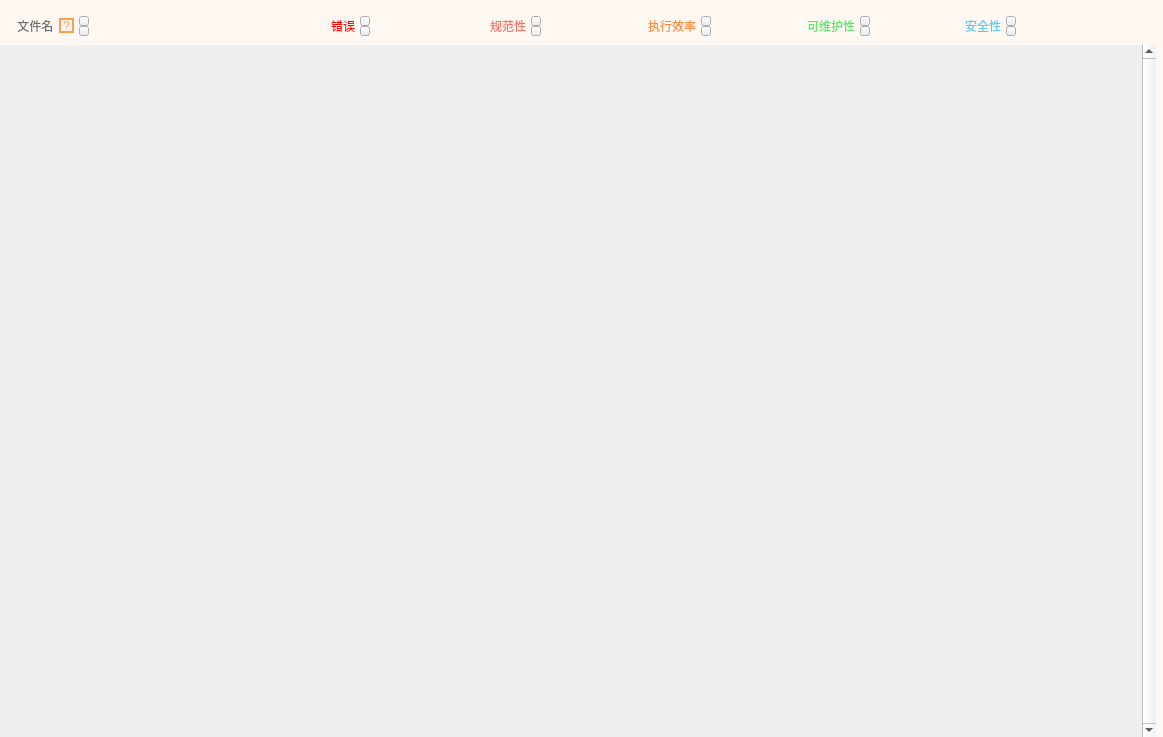
<?xml version="1.0" encoding="UTF-8"?>
<ui version="4.0">
 <class>SummaryWidget</class>
 <widget class="QWidget" name="SummaryWidget">
  <property name="geometry">
   <rect>
    <x>0</x>
    <y>0</y>
    <width>1163</width>
    <height>737</height>
   </rect>
  </property>
  <property name="windowTitle">
   <string>Form</string>
  </property>
  <property name="styleSheet">
   <string notr="true">#SummaryWidget{
	background-color: rgb(255, 248, 242);
}</string>
  </property>
  <layout class="QVBoxLayout" name="verticalLayout_9">
   <property name="spacing">
    <number>0</number>
   </property>
   <property name="leftMargin">
    <number>0</number>
   </property>
   <property name="topMargin">
    <number>7</number>
   </property>
   <property name="rightMargin">
    <number>7</number>
   </property>
   <property name="bottomMargin">
    <number>0</number>
   </property>
   <item>
    <widget class="QWidget" name="widget" native="true">
     <property name="styleSheet">
      <string notr="true"/>
     </property>
     <layout class="QHBoxLayout" name="horizontalLayout_7" stretch="2,1,1,1,1,1">
      <property name="spacing">
       <number>0</number>
      </property>
      <property name="leftMargin">
       <number>14</number>
      </property>
      <property name="rightMargin">
       <number>32</number>
      </property>
      <item>
       <layout class="QHBoxLayout" name="horizontalLayout">
        <property name="spacing">
         <number>5</number>
        </property>
        <item>
         <widget class="QLabel" name="label">
          <property name="styleSheet">
           <string notr="true">color: rgb(111, 111, 111);
font: 13pt &quot;Microsoft YaHei UI&quot;;</string>
          </property>
          <property name="text">
           <string> 文件名</string>
          </property>
         </widget>
        </item>
        <item>
         <widget class="QPushButton" name="pushButton_13">
          <property name="minimumSize">
           <size>
            <width>15</width>
            <height>15</height>
           </size>
          </property>
          <property name="maximumSize">
           <size>
            <width>15</width>
            <height>15</height>
           </size>
          </property>
          <property name="cursor">
           <cursorShape>WhatsThisCursor</cursorShape>
          </property>
          <property name="toolTip">
           <string>点击文件名可以打开对应的文件</string>
          </property>
          <property name="styleSheet">
           <string notr="true">border: 2px solid rgb(255, 155, 82);
color: rgb(255, 155, 82);
font: 700 10pt &quot;Microsoft YaHei UI&quot;;</string>
          </property>
          <property name="text">
           <string>?</string>
          </property>
         </widget>
        </item>
        <item>
         <layout class="QVBoxLayout" name="verticalLayout">
          <property name="spacing">
           <number>0</number>
          </property>
          <item>
           <widget class="QPushButton" name="pushButton">
            <property name="minimumSize">
             <size>
              <width>10</width>
              <height>10</height>
             </size>
            </property>
            <property name="maximumSize">
             <size>
              <width>10</width>
              <height>10</height>
             </size>
            </property>
            <property name="cursor">
             <cursorShape>PointingHandCursor</cursorShape>
            </property>
            <property name="styleSheet">
             <string notr="true">QPushButton{
	border-image: url(:/images/asce-unselected.svg);
}

QPushButton:checked{
	border-image: url(:/images/asce-selected.svg);
}</string>
            </property>
            <property name="text">
             <string/>
            </property>
            <property name="checkable">
             <bool>true</bool>
            </property>
           </widget>
          </item>
          <item>
           <widget class="QPushButton" name="pushButton_2">
            <property name="minimumSize">
             <size>
              <width>10</width>
              <height>10</height>
             </size>
            </property>
            <property name="maximumSize">
             <size>
              <width>10</width>
              <height>10</height>
             </size>
            </property>
            <property name="cursor">
             <cursorShape>PointingHandCursor</cursorShape>
            </property>
            <property name="styleSheet">
             <string notr="true">QPushButton{
	border-image: url(:/images/desc-unselected.svg);
}

QPushButton:checked{
	border-image: url(:/images/desc-selected.svg);
}</string>
            </property>
            <property name="text">
             <string/>
            </property>
            <property name="checkable">
             <bool>true</bool>
            </property>
            <property name="checked">
             <bool>false</bool>
            </property>
           </widget>
          </item>
         </layout>
        </item>
        <item>
         <spacer name="horizontalSpacer">
          <property name="orientation">
           <enum>Qt::Horizontal</enum>
          </property>
          <property name="sizeType">
           <enum>QSizePolicy::Expanding</enum>
          </property>
          <property name="sizeHint" stdset="0">
           <size>
            <width>40</width>
            <height>20</height>
           </size>
          </property>
         </spacer>
        </item>
       </layout>
      </item>
      <item>
       <layout class="QHBoxLayout" name="horizontalLayout_2">
        <property name="spacing">
         <number>5</number>
        </property>
        <item>
         <widget class="QLabel" name="label_2">
          <property name="styleSheet">
           <string notr="true">color: rgb(255, 0, 0);
font: 700 13pt &quot;Microsoft YaHei UI&quot;;</string>
          </property>
          <property name="text">
           <string>错误</string>
          </property>
         </widget>
        </item>
        <item>
         <layout class="QVBoxLayout" name="verticalLayout_2">
          <property name="spacing">
           <number>0</number>
          </property>
          <item>
           <widget class="QPushButton" name="pushButton_3">
            <property name="minimumSize">
             <size>
              <width>10</width>
              <height>10</height>
             </size>
            </property>
            <property name="maximumSize">
             <size>
              <width>10</width>
              <height>10</height>
             </size>
            </property>
            <property name="cursor">
             <cursorShape>PointingHandCursor</cursorShape>
            </property>
            <property name="styleSheet">
             <string notr="true">QPushButton{
	border-image: url(:/images/asce-unselected.svg);
}

QPushButton:checked{
	border-image: url(:/images/asce-selected.svg);
}</string>
            </property>
            <property name="text">
             <string/>
            </property>
            <property name="checkable">
             <bool>true</bool>
            </property>
           </widget>
          </item>
          <item>
           <widget class="QPushButton" name="pushButton_4">
            <property name="minimumSize">
             <size>
              <width>10</width>
              <height>10</height>
             </size>
            </property>
            <property name="maximumSize">
             <size>
              <width>10</width>
              <height>10</height>
             </size>
            </property>
            <property name="cursor">
             <cursorShape>PointingHandCursor</cursorShape>
            </property>
            <property name="styleSheet">
             <string notr="true">QPushButton{
	border-image: url(:/images/desc-unselected.svg);
}

QPushButton:checked{
	border-image: url(:/images/desc-selected.svg);
}</string>
            </property>
            <property name="text">
             <string/>
            </property>
            <property name="checkable">
             <bool>true</bool>
            </property>
           </widget>
          </item>
         </layout>
        </item>
        <item>
         <spacer name="horizontalSpacer_2">
          <property name="orientation">
           <enum>Qt::Horizontal</enum>
          </property>
          <property name="sizeType">
           <enum>QSizePolicy::Expanding</enum>
          </property>
          <property name="sizeHint" stdset="0">
           <size>
            <width>40</width>
            <height>20</height>
           </size>
          </property>
         </spacer>
        </item>
       </layout>
      </item>
      <item>
       <layout class="QHBoxLayout" name="horizontalLayout_3">
        <property name="spacing">
         <number>5</number>
        </property>
        <item>
         <widget class="QLabel" name="label_3">
          <property name="styleSheet">
           <string notr="true">color: rgb(255, 112, 101);
font: 13pt &quot;Microsoft YaHei UI&quot;;</string>
          </property>
          <property name="text">
           <string>规范性</string>
          </property>
         </widget>
        </item>
        <item>
         <layout class="QVBoxLayout" name="verticalLayout_3">
          <property name="spacing">
           <number>0</number>
          </property>
          <item>
           <widget class="QPushButton" name="pushButton_5">
            <property name="minimumSize">
             <size>
              <width>10</width>
              <height>10</height>
             </size>
            </property>
            <property name="maximumSize">
             <size>
              <width>10</width>
              <height>10</height>
             </size>
            </property>
            <property name="cursor">
             <cursorShape>PointingHandCursor</cursorShape>
            </property>
            <property name="styleSheet">
             <string notr="true">QPushButton{
	border-image: url(:/images/asce-unselected.svg);
}

QPushButton:checked{
	border-image: url(:/images/asce-selected.svg);
}</string>
            </property>
            <property name="text">
             <string/>
            </property>
            <property name="checkable">
             <bool>true</bool>
            </property>
           </widget>
          </item>
          <item>
           <widget class="QPushButton" name="pushButton_6">
            <property name="minimumSize">
             <size>
              <width>10</width>
              <height>10</height>
             </size>
            </property>
            <property name="maximumSize">
             <size>
              <width>10</width>
              <height>10</height>
             </size>
            </property>
            <property name="cursor">
             <cursorShape>PointingHandCursor</cursorShape>
            </property>
            <property name="styleSheet">
             <string notr="true">QPushButton{
	border-image: url(:/images/desc-unselected.svg);
}

QPushButton:checked{
	border-image: url(:/images/desc-selected.svg);
}</string>
            </property>
            <property name="text">
             <string/>
            </property>
            <property name="checkable">
             <bool>true</bool>
            </property>
           </widget>
          </item>
         </layout>
        </item>
        <item>
         <spacer name="horizontalSpacer_3">
          <property name="orientation">
           <enum>Qt::Horizontal</enum>
          </property>
          <property name="sizeType">
           <enum>QSizePolicy::Expanding</enum>
          </property>
          <property name="sizeHint" stdset="0">
           <size>
            <width>40</width>
            <height>20</height>
           </size>
          </property>
         </spacer>
        </item>
       </layout>
      </item>
      <item>
       <layout class="QHBoxLayout" name="horizontalLayout_4">
        <property name="spacing">
         <number>5</number>
        </property>
        <item>
         <widget class="QLabel" name="label_4">
          <property name="styleSheet">
           <string notr="true">color: rgb(255, 142, 60);
font: 13pt &quot;Microsoft YaHei UI&quot;;</string>
          </property>
          <property name="text">
           <string>执行效率</string>
          </property>
         </widget>
        </item>
        <item>
         <layout class="QVBoxLayout" name="verticalLayout_4">
          <property name="spacing">
           <number>0</number>
          </property>
          <item>
           <widget class="QPushButton" name="pushButton_7">
            <property name="minimumSize">
             <size>
              <width>10</width>
              <height>10</height>
             </size>
            </property>
            <property name="maximumSize">
             <size>
              <width>10</width>
              <height>10</height>
             </size>
            </property>
            <property name="cursor">
             <cursorShape>PointingHandCursor</cursorShape>
            </property>
            <property name="styleSheet">
             <string notr="true">QPushButton{
	border-image: url(:/images/asce-unselected.svg);
}

QPushButton:checked{
	border-image: url(:/images/asce-selected.svg);
}</string>
            </property>
            <property name="text">
             <string/>
            </property>
            <property name="checkable">
             <bool>true</bool>
            </property>
           </widget>
          </item>
          <item>
           <widget class="QPushButton" name="pushButton_8">
            <property name="minimumSize">
             <size>
              <width>10</width>
              <height>10</height>
             </size>
            </property>
            <property name="maximumSize">
             <size>
              <width>10</width>
              <height>10</height>
             </size>
            </property>
            <property name="cursor">
             <cursorShape>PointingHandCursor</cursorShape>
            </property>
            <property name="styleSheet">
             <string notr="true">QPushButton{
	border-image: url(:/images/desc-unselected.svg);
}

QPushButton:checked{
	border-image: url(:/images/desc-selected.svg);
}</string>
            </property>
            <property name="text">
             <string/>
            </property>
            <property name="checkable">
             <bool>true</bool>
            </property>
           </widget>
          </item>
         </layout>
        </item>
        <item>
         <spacer name="horizontalSpacer_4">
          <property name="orientation">
           <enum>Qt::Horizontal</enum>
          </property>
          <property name="sizeType">
           <enum>QSizePolicy::Expanding</enum>
          </property>
          <property name="sizeHint" stdset="0">
           <size>
            <width>40</width>
            <height>20</height>
           </size>
          </property>
         </spacer>
        </item>
       </layout>
      </item>
      <item>
       <layout class="QHBoxLayout" name="horizontalLayout_6">
        <property name="spacing">
         <number>5</number>
        </property>
        <item>
         <widget class="QLabel" name="label_6">
          <property name="styleSheet">
           <string notr="true">color: rgb(94, 228, 107);
font: 13pt &quot;Microsoft YaHei UI&quot;;</string>
          </property>
          <property name="text">
           <string>可维护性</string>
          </property>
         </widget>
        </item>
        <item>
         <layout class="QVBoxLayout" name="verticalLayout_6">
          <property name="spacing">
           <number>0</number>
          </property>
          <item>
           <widget class="QPushButton" name="pushButton_11">
            <property name="minimumSize">
             <size>
              <width>10</width>
              <height>10</height>
             </size>
            </property>
            <property name="maximumSize">
             <size>
              <width>10</width>
              <height>10</height>
             </size>
            </property>
            <property name="cursor">
             <cursorShape>PointingHandCursor</cursorShape>
            </property>
            <property name="styleSheet">
             <string notr="true">QPushButton{
	border-image: url(:/images/asce-unselected.svg);
}

QPushButton:checked{
	border-image: url(:/images/asce-selected.svg);
}</string>
            </property>
            <property name="text">
             <string/>
            </property>
            <property name="checkable">
             <bool>true</bool>
            </property>
           </widget>
          </item>
          <item>
           <widget class="QPushButton" name="pushButton_12">
            <property name="minimumSize">
             <size>
              <width>10</width>
              <height>10</height>
             </size>
            </property>
            <property name="maximumSize">
             <size>
              <width>10</width>
              <height>10</height>
             </size>
            </property>
            <property name="cursor">
             <cursorShape>PointingHandCursor</cursorShape>
            </property>
            <property name="styleSheet">
             <string notr="true">QPushButton{
	border-image: url(:/images/desc-unselected.svg);
}

QPushButton:checked{
	border-image: url(:/images/desc-selected.svg);
}</string>
            </property>
            <property name="text">
             <string/>
            </property>
            <property name="checkable">
             <bool>true</bool>
            </property>
           </widget>
          </item>
         </layout>
        </item>
        <item>
         <spacer name="horizontalSpacer_6">
          <property name="orientation">
           <enum>Qt::Horizontal</enum>
          </property>
          <property name="sizeType">
           <enum>QSizePolicy::Expanding</enum>
          </property>
          <property name="sizeHint" stdset="0">
           <size>
            <width>40</width>
            <height>20</height>
           </size>
          </property>
         </spacer>
        </item>
       </layout>
      </item>
      <item>
       <layout class="QHBoxLayout" name="horizontalLayout_5">
        <property name="spacing">
         <number>5</number>
        </property>
        <item>
         <widget class="QLabel" name="label_5">
          <property name="styleSheet">
           <string notr="true">color: rgb(91, 203, 238);
font: 13pt &quot;Microsoft YaHei UI&quot;;</string>
          </property>
          <property name="text">
           <string>安全性</string>
          </property>
         </widget>
        </item>
        <item>
         <layout class="QVBoxLayout" name="verticalLayout_5">
          <property name="spacing">
           <number>0</number>
          </property>
          <item>
           <widget class="QPushButton" name="pushButton_9">
            <property name="minimumSize">
             <size>
              <width>10</width>
              <height>10</height>
             </size>
            </property>
            <property name="maximumSize">
             <size>
              <width>10</width>
              <height>10</height>
             </size>
            </property>
            <property name="cursor">
             <cursorShape>PointingHandCursor</cursorShape>
            </property>
            <property name="styleSheet">
             <string notr="true">QPushButton{
	border-image: url(:/images/asce-unselected.svg);
}

QPushButton:checked{
	border-image: url(:/images/asce-selected.svg);
}</string>
            </property>
            <property name="text">
             <string/>
            </property>
            <property name="checkable">
             <bool>true</bool>
            </property>
           </widget>
          </item>
          <item>
           <widget class="QPushButton" name="pushButton_10">
            <property name="minimumSize">
             <size>
              <width>10</width>
              <height>10</height>
             </size>
            </property>
            <property name="maximumSize">
             <size>
              <width>10</width>
              <height>10</height>
             </size>
            </property>
            <property name="cursor">
             <cursorShape>PointingHandCursor</cursorShape>
            </property>
            <property name="styleSheet">
             <string notr="true">QPushButton{
	border-image: url(:/images/desc-unselected.svg);
}

QPushButton:checked{
	border-image: url(:/images/desc-selected.svg);
}</string>
            </property>
            <property name="text">
             <string/>
            </property>
            <property name="checkable">
             <bool>true</bool>
            </property>
           </widget>
          </item>
         </layout>
        </item>
        <item>
         <spacer name="horizontalSpacer_5">
          <property name="orientation">
           <enum>Qt::Horizontal</enum>
          </property>
          <property name="sizeType">
           <enum>QSizePolicy::Expanding</enum>
          </property>
          <property name="sizeHint" stdset="0">
           <size>
            <width>40</width>
            <height>20</height>
           </size>
          </property>
         </spacer>
        </item>
       </layout>
      </item>
     </layout>
    </widget>
   </item>
   <item>
    <widget class="QScrollArea" name="scrollArea">
     <property name="styleSheet">
      <string notr="true">QScrollArea{
	background-color: transparent;
	border: none;
}

QScrollBar{
    background-color: rgb(255, 248, 242);
}

QScrollBar:vertical {
    background: transparent;
    width: 18px;
    margin-top: 10px;
    margin-bottom: 10px
}

QScrollBar::handle:vertical {
    background-color: rgb(255, 172, 112);
    border-radius: 9px;
}

QScrollBar::add-line:vertical {
    height: 0px;
}

QScrollBar::sub-line:vertical {
    height: 0px;
}

QScrollBar::add-line {
    width: 0px;
    height: 0px;
}

QScrollBar::sub-line{
    width: 0px;
    height: 0px;
}

QScrollBar::add-page {
	background: none;
}

QScrollBar::sub-page{
	background: none;
}</string>
     </property>
     <property name="verticalScrollBarPolicy">
      <enum>Qt::ScrollBarAlwaysOn</enum>
     </property>
     <property name="widgetResizable">
      <bool>true</bool>
     </property>
     <widget class="QWidget" name="scrollAreaWidgetContents">
      <property name="geometry">
       <rect>
        <x>0</x>
        <y>0</y>
        <width>1138</width>
        <height>692</height>
       </rect>
      </property>
      <layout class="QVBoxLayout" name="verticalLayout_8">
       <property name="spacing">
        <number>0</number>
       </property>
       <property name="leftMargin">
        <number>0</number>
       </property>
       <property name="topMargin">
        <number>0</number>
       </property>
       <property name="rightMargin">
        <number>0</number>
       </property>
       <property name="bottomMargin">
        <number>7</number>
       </property>
       <item>
        <layout class="QVBoxLayout" name="verticalLayout_7">
         <property name="spacing">
          <number>0</number>
         </property>
         <property name="leftMargin">
          <number>0</number>
         </property>
         <property name="rightMargin">
          <number>0</number>
         </property>
         <item>
          <spacer name="verticalSpacer">
           <property name="orientation">
            <enum>Qt::Vertical</enum>
           </property>
           <property name="sizeHint" stdset="0">
            <size>
             <width>20</width>
             <height>40</height>
            </size>
           </property>
          </spacer>
         </item>
        </layout>
       </item>
      </layout>
     </widget>
    </widget>
   </item>
  </layout>
 </widget>
 <resources/>
 <connections/>
</ui>
